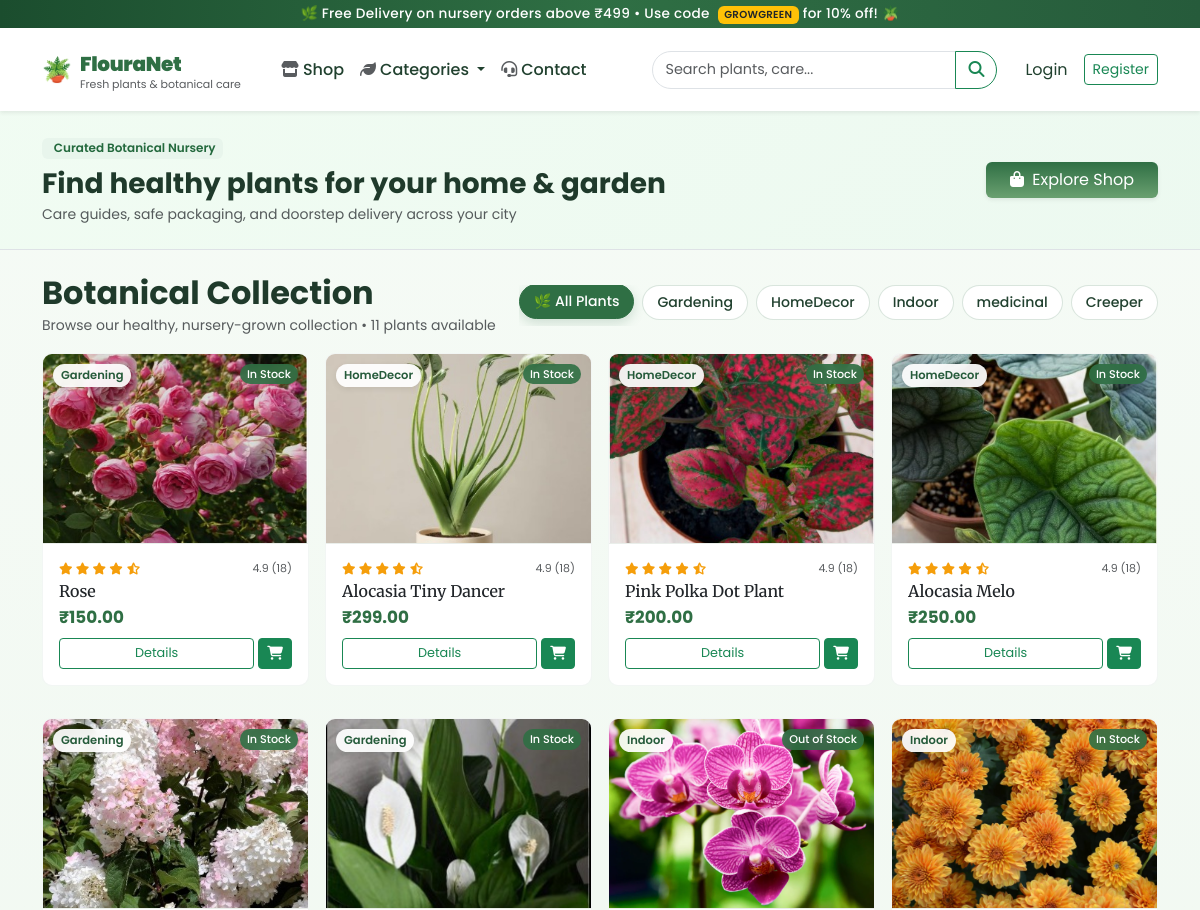
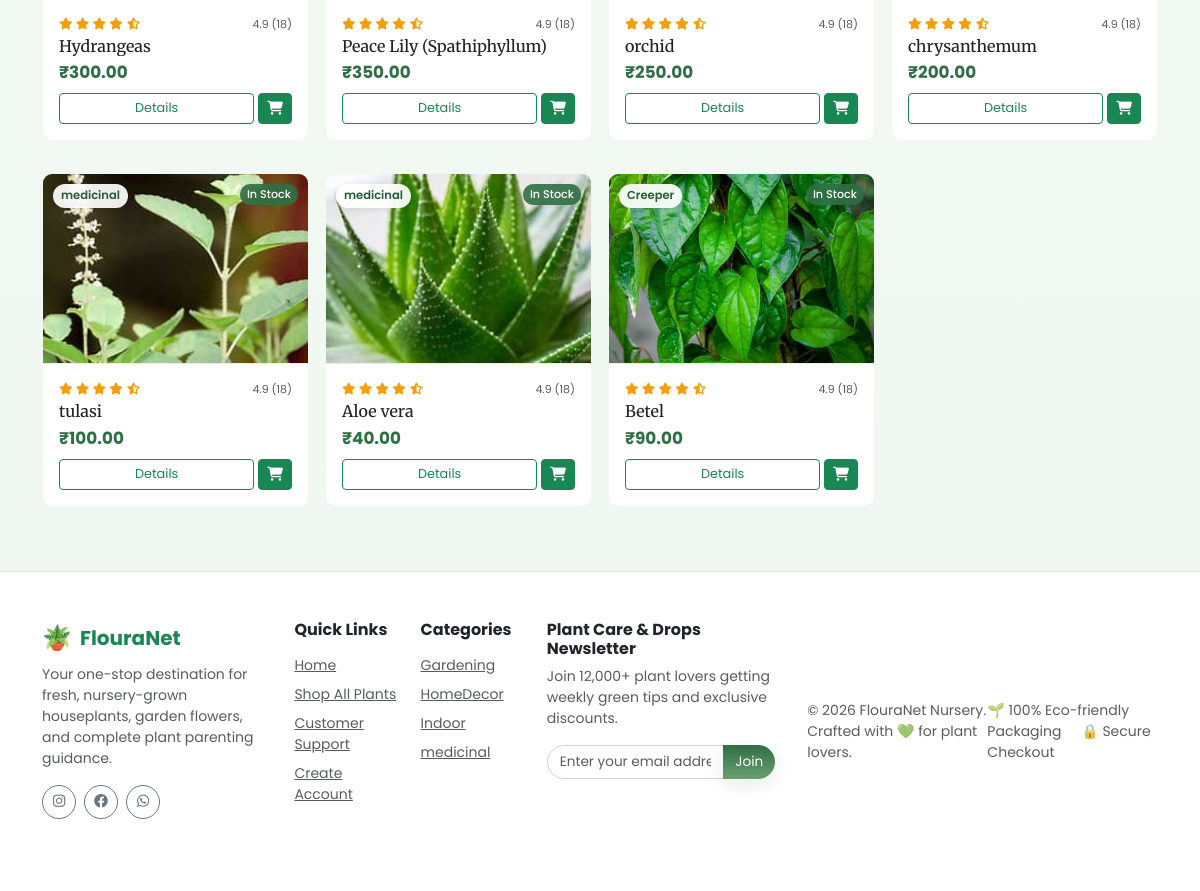
The app's page /shop/ with its own data (2 pictures, top to bottom).
### nursery_app/models.py (models this page shows, shortened)
class Category(models.Model):
    name = models.CharField(max_length=100)
    description = models.TextField(blank=True)

class Plant(models.Model):
    name = models.CharField(max_length=200)
    category = models.ForeignKey(Category, on_delete=models.CASCADE, related_name='plants')
    price = models.DecimalField(max_digits=8, decimal_places=2)
    description = models.TextField(blank=True)
    stock = models.PositiveIntegerField(default=0)
    image = models.ImageField(upload_to='plants/', blank=True, null=True)
    wiki_link = models.URLField(blank=True, null=True, help_text="Optional: link to more info about the plant")

### nursery_app/views.py (the view)
# urls.py: path('shop/', views.shop, name='shop'),
def shop(request):
    q = request.GET.get('q', '').strip()
    category_filter = request.GET.get('category', '').strip()
    plants = Plant.objects.all().select_related('category')
    if category_filter:
        plants = plants.filter(category__name__iexact=category_filter)
    if q:
        plants = plants.filter(name__icontains=q) | plants.filter(category__name__icontains=q)
    categories = Category.objects.all()
    return render(request, 'shop.html', {
        'plants': plants,
        'categories': categories,
        'q': q,
        'selected_category': category_filter,
    })

### templates/shop.html (shortened to what this page needs)
{% extends 'base.html' %}
{% block content %}
  <div class="d-flex align-items-center justify-content-between mb-3 flex-wrap gap-2">
    <div>
      <h2 class="mb-0 fw-bold" style="color:#1f3a2b;">Botanical Collection</h2>
      <small class="text-muted">
        {% if q %}
          Search results for <strong>"{{ q }}"</strong> &bull; {{ plants|length }} found
        {% elif selected_category %}
          Showing category: <strong>{{ selected_category }}</strong> &bull; {{ plants|length }} plants
        {% else %}
          Browse our healthy, nursery-grown collection &bull; {{ plants|length }} plants available
        {% endif %}
      </small>
    </div>
    <div class="category-pills-wrap">
      <a href="{% url 'nursery_app:shop' %}" class="cat-pill {% if not selected_category and not q %}active{% endif %}">
        🌿 All Plants
      </a>
      {% for cat in categories %}
        <a href="{% url 'nursery_app:shop' %}?category={{ cat.name }}" class="cat-pill {% if selected_category|lower == cat.name|lower %}active{% endif %}">
          {{ cat.name }}
        </a>
      {% endfor %}
    </div>
  </div>
  <div class="row g-3 product-grid">
    {% for plant in plants %}
      <div class="col-6 col-md-4 col-lg-3 mb-3">
        <div class="product-card h-100">
          <div class="product-img-wrap">
            {% if plant.category %}
              <span class="badge-category-tag">{{ plant.category.name }}</span>
            {% endif %}
            <span class="badge-stock-tag">
              {% if plant.stock > 0 %}In Stock{% else %}Out of Stock{% endif %}
            </span>
            {% if plant.image %}
              <a href="{% url 'nursery_app:plant_detail' plant.pk %}"
                 data-plant-name="{{ plant.name|escapejs }}"
                 data-plant-desc="{{ plant.description|escapejs }}"
                 data-plant-price="{{ plant.price }}"
                 data-plant-img="{{ plant.image.url }}"
                 data-plant-link="{% url 'nursery_app:plant_detail' plant.pk %}">
                <img src="{{ plant.image.url }}" class="product-image" alt="{{ plant.name }}" title="{{ plant.name }}" loading="lazy">
              </a>
            {% endif %}
          </div>
          <div class="card-body p-3 d-flex flex-column">
            <div class="d-flex align-items-center justify-content-between mb-1">
              <div class="rating-stars">
                <i class="fa fa-star"></i>
                <i class="fa fa-star"></i>
                <i class="fa fa-star"></i>
                <i class="fa fa-star"></i>
                <i class="fa fa-star-half-alt"></i>
              </div>
              <small class="text-muted" style="font-size:11px;">4.9 (18)</small>
            </div>
            <h6 class="product-title mb-1 text-truncate" title="{{ plant.name }}">
              <a href="{% url 'nursery_app:plant_detail' plant.pk %}" class="text-dark text-decoration-none">{{ plant.name }}</a>
            </h6>
            <div class="product-price mb-2">₹{{ plant.price }}</div>
            <div class="mt-auto d-flex gap-1">
              <a href="{% url 'nursery_app:plant_detail' plant.pk %}" class="btn btn-sm btn-outline-success flex-grow-1" style="font-size:0.8rem;">
                Details
              </a>
              {% if user.is_authenticated %}
                <a href="{% url 'nursery_app:add_to_cart' plant.pk %}" class="btn btn-sm btn-success px-2" title="Add to Cart">
                  <i class="fa fa-cart-plus"></i>
                </a>
              {% else %}
                <a href="{% url 'nursery_app:login' %}" class="btn btn-sm btn-success px-2" title="Login to Buy">
                  <i class="fa fa-shopping-cart"></i>
                </a>
              {% endif %}
            </div>
          </div>
        </div>
      </div>
    {% endfor %}
  </div>
{% endblock %}

### templates/base.html (shortened to what this page needs)
<!doctype html>
<html lang="en">
  <head>
    {% load static %}
    <link href="https://cdn.jsdelivr.net/npm/bootstrap@5.3.0/dist/css/bootstrap.min.css" rel="stylesheet">
    <link href="https://cdnjs.cloudflare.com/ajax/libs/font-awesome/6.4.0/css/all.min.css" rel="stylesheet">
    <link rel="stylesheet" href="{% static 'css/style.css' %}">
  </head>
  <body class="site-root">
    <div class="promo-bar py-1 px-3 text-center text-white">
      <span>🌿 Free Delivery on nursery orders above ₹499 &bull; Use code <strong class="badge bg-warning text-dark ms-1">GROWGREEN</strong> for 10% off! 🪴</span>
    </div>
    <nav class="navbar navbar-expand-lg navbar-light bg-white shadow-sm py-3 sticky-top">
      <div class="container">
        <a class="navbar-brand d-flex align-items-center" href="{% url 'nursery_app:home' %}">
          <span class="me-2" style="font-size:24px;">🪴</span>
          <div>
            <strong style="letter-spacing:-0.3px;">FlouraNet</strong>
            <small class="d-block text-muted" style="font-size:11px;line-height:1;font-weight:400;">Fresh plants & botanical care</small>
          </div>
        </a>
        <div class="collapse navbar-collapse" id="navmenu">
          <ul class="navbar-nav me-auto mb-2 mb-lg-0 align-items-lg-center ms-lg-3">
            <li class="nav-item"><a class="nav-link fw-medium" href="{% url 'nursery_app:shop' %}"><i class="fa fa-store me-1 text-muted"></i>Shop</a></li>
            <li class="nav-item dropdown">
              <a class="nav-link dropdown-toggle fw-medium" href="#" id="catDrop" role="button" data-bs-toggle="dropdown" aria-expanded="false">
                <i class="fa fa-leaf me-1 text-muted"></i>Categories
              </a>
            </li>
            <li class="nav-item"><a class="nav-link fw-medium" href="{% url 'nursery_app:contact' %}"><i class="fa fa-headset me-1 text-muted"></i>Contact</a></li>
          </ul>
          <form class="d-flex me-3" method="get" action="{% url 'nursery_app:shop' %}">
            <div class="input-group">
              <input class="form-control" type="search" placeholder="Search plants, care..." aria-label="Search" name="q" value="{{ q|default:'' }}" style="border-radius:20px 0 0 20px; font-size:0.9rem;">
              <button class="btn btn-outline-success" type="submit" style="border-radius:0 20px 20px 0;"><i class="fa fa-search"></i></button>
            </div>
          </form>
          <ul class="navbar-nav ms-1 align-items-center">
            {% if user.is_authenticated %}
              <li class="nav-item me-2">
                <a class="nav-link position-relative" href="{% url 'nursery_app:view_cart' %}" title="View Cart">
                  <i class="fa fa-shopping-cart fa-lg"></i>
                  <span class="badge bg-success rounded-pill position-absolute" style="top:-6px;right:-10px;font-size:11px;">{{ cart_count|default:0 }}</span>
                </a>
              </li>
              <li class="nav-item"><a class="nav-link" href="{% url 'nursery_app:order_history' %}"><i class="fa fa-receipt me-1"></i>Orders</a></li>
              <li class="nav-item"><a class="nav-link text-danger" href="{% url 'nursery_app:logout' %}"><i class="fa fa-sign-out-alt me-1"></i>Logout</a></li>
            {% else %}
              <li class="nav-item"><a class="nav-link" href="{% url 'nursery_app:login' %}">Login</a></li>
              <li class="nav-item ms-lg-2"><a class="btn btn-sm btn-outline-success" href="{% url 'nursery_app:register' %}">Register</a></li>
            {% endif %}
          </ul>
        </div>
      </div>
    </nav>
    <header class="py-4 border-bottom">
      <div class="container d-flex justify-content-between align-items-center flex-wrap gap-3">
        <div>
          <span class="badge mb-2" style="background:#e8f5ec;color:#23693d;font-weight:600;">Curated Botanical Nursery</span>
          <h1 class="h3 fw-bold mb-1" style="color:#1f3a2b;">Find healthy plants for your home & garden</h1>
          <p class="text-muted small mb-0">Care guides, safe packaging, and doorstep delivery across your city</p>
        </div>
        <div>
          <a href="{% url 'nursery_app:shop' %}" class="btn btn-primary shadow-sm px-4">
            <i class="fa fa-shopping-bag me-1"></i> Explore Shop
          </a>
        </div>
      </div>
    </header>
    <div class="container mt-4">
      {% block content %}{% endblock %}
    </div>
    <footer class="bg-white border-top py-5 mt-5">
      <div class="container">
        <div class="row g-4 mb-4">
          <div class="col-12 col-md-4">
            <div class="d-flex align-items-center mb-2">
              <span class="me-2" style="font-size:24px;">🪴</span>
              <strong class="fs-5 text-success">FlouraNet</strong>
            </div>
            <p class="text-muted small">Your one-stop destination for fresh, nursery-grown houseplants, garden flowers, and complete plant parenting guidance.</p>
            <div class="d-flex gap-2">
              <a href="#" class="btn btn-sm btn-outline-secondary rounded-circle" style="width:34px;height:34px;padding:5px;"><i class="fab fa-instagram"></i></a>
              <a href="#" class="btn btn-sm btn-outline-secondary rounded-circle" style="width:34px;height:34px;padding:5px;"><i class="fab fa-facebook"></i></a>
              <a href="#" class="btn btn-sm btn-outline-secondary rounded-circle" style="width:34px;height:34px;padding:5px;"><i class="fab fa-whatsapp"></i></a>
            </div>
          </div>
          <div class="col-6 col-md-2">
            <h6 class="fw-bold text-dark mb-3">Quick Links</h6>
            <ul class="list-unstyled small mb-0">
              <li class="mb-2"><a class="text-muted" href="{% url 'nursery_app:home' %}">Home</a></li>
              <li class="mb-2"><a class="text-muted" href="{% url 'nursery_app:shop' %}">Shop All Plants</a></li>
              <li class="mb-2"><a class="text-muted" href="{% url 'nursery_app:contact' %}">Customer Support</a></li>
              <li class="mb-2"><a class="text-muted" href="{% url 'nursery_app:register' %}">Create Account</a></li>
            </ul>
          </div>
          <div class="col-6 col-md-2">
            <h6 class="fw-bold text-dark mb-3">Categories</h6>
            <ul class="list-unstyled small mb-0">
              {% if nav_categories %}
                {% for cat in nav_categories|slice:":4" %}
                  <li class="mb-2"><a class="text-muted" href="{% url 'nursery_app:shop' %}?category={{ cat.name }}">{{ cat.name }}</a></li>
                {% endfor %}
              {% else %}
                <li class="mb-2"><a class="text-muted" href="{% url 'nursery_app:shop' %}?category=Indoor">Indoor</a></li>
                <li class="mb-2"><a class="text-muted" href="{% url 'nursery_app:shop' %}?category=Gardening">Gardening</a></li>
              {% endif %}
            </ul>
          </div>
          <div class="col-12 col-md-4">
            <h6 class="fw-bold text-dark mb-2">Plant Care & Drops Newsletter</h6>
            <p class="text-muted small mb-3">Join 12,000+ plant lovers getting weekly green tips and exclusive discounts.</p>
            <div class="input-group footer-newsletter">
              <input type="email" class="form-control" placeholder="Enter your email address...">
              <button class="btn btn-primary" type="button" onclick="alert('Thank you for subscribing to FlouraNet plant updates! 🌱')">Join</button>
            </div>
          </div>
        </div>
        <div class="d-flex flex-column flex-md-row justify-content-between align-items-center small text-muted">
          <div>&copy; {% now "Y" %} FlouraNet Nursery. Crafted with 💚 for plant lovers.</div>
          <div class="mt-2 mt-md-0">
            <span class="me-3">🌱 100% Eco-friendly Packaging</span>
            <span>🔒 Secure Checkout</span>
          </div>
        </div>
      </div>
    </footer>
  </body>
</html>

### records on screen
Category: name "Gardening"
Category: name "HomeDecor"
Category: name "Indoor"
Category: name "medicinal"
Category: name "Creeper"
Plant: category.name "Gardening", stock "In Stock", image (picture), name "Rose", price "150.00"
Plant: category.name "HomeDecor", stock "In Stock", image (picture), name "Alocasia Tiny Dancer", price "299.00"
Plant: category.name "HomeDecor", stock "In Stock", image (picture), name "Pink Polka Dot Plant", price "200.00"
Plant: category.name "HomeDecor", stock "In Stock", image (picture), name "Alocasia Melo", price "250.00"
Plant: category.name "Gardening", stock "In Stock", image (picture), name "Hydrangeas", price "300.00"
Plant: category.name "Gardening", stock "In Stock", image (picture), name "Peace Lily (Spathiphyllum)", price "350.00"
Plant: category.name "Indoor", stock "Out of Stock", image (picture), name "orchid", price "250.00"
Plant: category.name "Indoor", stock "In Stock", image (picture), name "chrysanthemum", price "200.00"
Plant: category.name "medicinal", stock "In Stock", image (picture), name "tulasi", price "100.00"
Plant: category.name "medicinal", stock "In Stock", image (picture), name "Aloe vera", price "40.00"
Plant: category.name "Creeper", stock "In Stock", image (picture), name "Betel", price "90.00"

### other values on screen
{{ plants|length }} "11"
